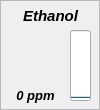
  <widget class="QFrame" name="frame_13">
   <property name="geometry">
    <rect>
     <x>340</x>
     <y>370</y>
     <width>100</width>
     <height>110</height>
    </rect>
   </property>
   <property name="minimumSize">
    <size>
     <width>100</width>
     <height>110</height>
    </size>
   </property>
   <property name="maximumSize">
    <size>
     <width>100</width>
     <height>110</height>
    </size>
   </property>
   <property name="toolTip">
    <string>&lt;html&gt;
&lt;head/&gt;
&lt;body&gt;
&lt;p&gt;
&lt;span style=&quot; font-weight:600; font-style:italic;&quot;&gt;(MQ-3) Ethanol&lt;/span&gt;
&lt;/p&gt;

&lt;p&gt;
&lt;span style=&quot; font-size:12pt;&quot;&gt;- Alcohol&lt;/span&gt;&lt;br/&gt;
&lt;span style=&quot; font-size:12pt;&quot;&gt;- Ethanol&lt;/span&gt;&lt;br/&gt;
&lt;span style=&quot; font-size:12pt;&quot;&gt;- Smoke&lt;/span&gt;
&lt;/p&gt;
&lt;/body&gt;
&lt;/html&gt;</string>
   </property>
   <property name="toolTipDuration">
    <number>4000</number>
   </property>
   <property name="frameShape">
    <enum>QFrame::StyledPanel</enum>
   </property>
   <property name="frameShadow">
    <enum>QFrame::Plain</enum>
   </property>
   <widget class="QLabel" name="label_14">
    <property name="geometry">
     <rect>
      <x>0</x>
      <y>0</y>
      <width>101</width>
      <height>31</height>
     </rect>
    </property>
    <property name="font">
     <font>
      <pointsize>11</pointsize>
      <weight>75</weight>
      <italic>true</italic>
      <bold>true</bold>
      <underline>false</underline>
     </font>
    </property>
    <property name="text">
     <string>Ethanol</string>
    </property>
    <property name="alignment">
     <set>Qt::AlignCenter</set>
    </property>
   </widget>
   <widget class="QLabel" name="label_ch16">
    <property name="geometry">
     <rect>
      <x>0</x>
      <y>80</y>
      <width>71</width>
      <height>31</height>
     </rect>
    </property>
    <property name="font">
     <font>
      <pointsize>10</pointsize>
      <weight>75</weight>
      <italic>true</italic>
      <bold>true</bold>
     </font>
    </property>
    <property name="text">
     <string>0 ppm</string>
    </property>
    <property name="alignment">
     <set>Qt::AlignCenter</set>
    </property>
   </widget>
   <widget class="QProgressBar" name="progressBar_ch16">
    <property name="geometry">
     <rect>
      <x>70</x>
      <y>30</y>
      <width>21</width>
      <height>71</height>
     </rect>
    </property>
    <property name="sizePolicy">
     <sizepolicy hsizetype="Fixed" vsizetype="Expanding">
      <horstretch>0</horstretch>
      <verstretch>0</verstretch>
     </sizepolicy>
    </property>
    <property name="maximum">
     <number>10</number>
    </property>
    <property name="value">
     <number>0</number>
    </property>
    <property name="alignment">
     <set>Qt::AlignCenter</set>
    </property>
    <property name="textVisible">
     <bool>false</bool>
    </property>
    <property name="orientation">
     <enum>Qt::Vertical</enum>
    </property>
    <property name="invertedAppearance">
     <bool>false</bool>
    </property>
    <property name="textDirection">
     <enum>QProgressBar::TopToBottom</enum>
    </property>
   </widget>
   <widget class="QLabel" name="icon_ch16">
    <property name="geometry">
     <rect>
      <x>10</x>
      <y>30</y>
      <width>51</width>
      <height>51</height>
     </rect>
    </property>
    <property name="text">
     <string/>
    </property>
    <property name="pixmap">
     <pixmap resource="../resources.qrc">:/resources/img/resources/img/Ethanol.png</pixmap>
    </property>
    <property name="scaledContents">
     <bool>true</bool>
    </property>
   </widget>
  </widget>
